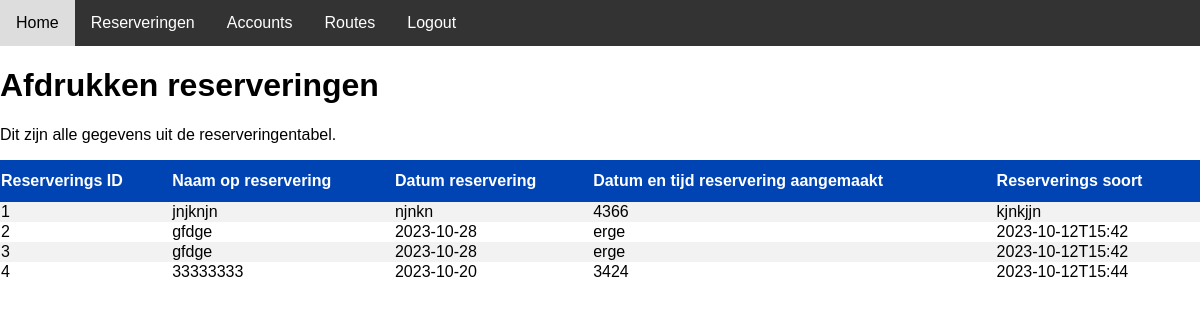
Page /readReserveringen.php on the committed database.
### tables this page shows
CREATE TABLE `reserveringen` (
  `reser_id` int(16) NOT NULL,
  `reser_naam` varchar(64) NOT NULL,
  `reser_datum_tijd` varchar(16) NOT NULL,
  `reser_datum_tijd_aan` varchar(16) NOT NULL,
  `reser_type` varchar(32) NOT NULL
);

### readReserveringen.php (the view, shortened to what this page needs)
<!doctype html>
<html lang="nl">
<head>
</head>
<body>
<?php require_once "nav.php" ;
require_once 'dbConnect.php';?>
<h1>Afdrukken reserveringen</h1>
<p>Dit zijn alle gegevens uit de reserveringentabel.</p>
<?php
global $conn;
$reserveringen = $conn->prepare("
    select * from reserveringen ");
$reserveringen->execute();
echo "<table>";
echo "<tr>
    <th>Reserverings ID</th>
    <th>Naam op reservering</th>
    <th>Datum reservering</th>
    <th>Datum en tijd reservering aangemaakt</th>
    <th>Reserverings soort</th>
  </tr>";
$result = $reserveringen->fetchAll(PDO::FETCH_ASSOC);
foreach($result as $row) {
    echo "<tr>";
    echo "<td>" .  $row['reser_id'] . "</td>" ;
    echo "<td>" .  $row['reser_naam'] . "</td>" ;
    echo "<td>" . $row['reser_datum_tijd'] . "</td>" ;
    echo "<td>" . $row['reser_datum_tijd_aan'] . "</td>" ;
    echo "<td>" .  $row['reser_type'] . "</td>" ;
    echo "</tr>";
}
?>
</table>
</body>
</html>

### nav.php (shortened to what this page needs)
<!DOCTYPE html>
<html lang="en">
<head>
    <link rel="stylesheet" href="main.css">
</head>
<body>
<div class="nav">
    <a href="index.php">Home</a>
    <div class="dropdown">
        <button class="dropbtn">Reserveringen</button>
    </div>
    <div class="dropdown">
        <button class="dropbtn">Accounts</button>
    </div>
    <div class="dropdown">
        <button class="dropbtn">Routes</button>
    </div>
    <a href="logout.php">Logout</a>
</div>
</body>
</html>

### main.css (style rules this page uses)
body { margin: 0; font-family: Arial, sans-serif; }
.nav { overflow: hidden; background-color: #333; }
.nav a { float: left; display: block; color: white; text-align: center; padding: 14px 16px; text-decoration: none; }
.dropdown { float: left; overflow: hidden; }
.dropdown .dropbtn { font-size: 16px; border: none; outline: none; color: white; padding: 14px 16px; background-color: inherit; font-family: inherit; margin: 0; }
table { font-family: Arial, Helvetica, sans-serif; border-collapse: collapse; width: 100%; }
table tr:nth-child(even) { background-color: #f2f2f2; }
table th { padding-top: 12px; padding-bottom: 12px; text-align: left; background-color: #0044b3; color: white; }

### rows in the picture
reserveringen: reser_id "1", reser_naam "jnjknjn", reser_datum_tijd "njnkn", reser_datum_tijd_aan "4366", reser_type "kjnkjjn"
reserveringen: reser_id "2", reser_naam "gfdge", reser_datum_tijd "2023-10-28", reser_datum_tijd_aan "erge", reser_type "2023-10-12T15:42"
reserveringen: reser_id "3", reser_naam "gfdge", reser_datum_tijd "2023-10-28", reser_datum_tijd_aan "erge", reser_type "2023-10-12T15:42"
reserveringen: reser_id "4", reser_naam "33333333", reser_datum_tijd "2023-10-20", reser_datum_tijd_aan "3424", reser_type "2023-10-12T15:44"
